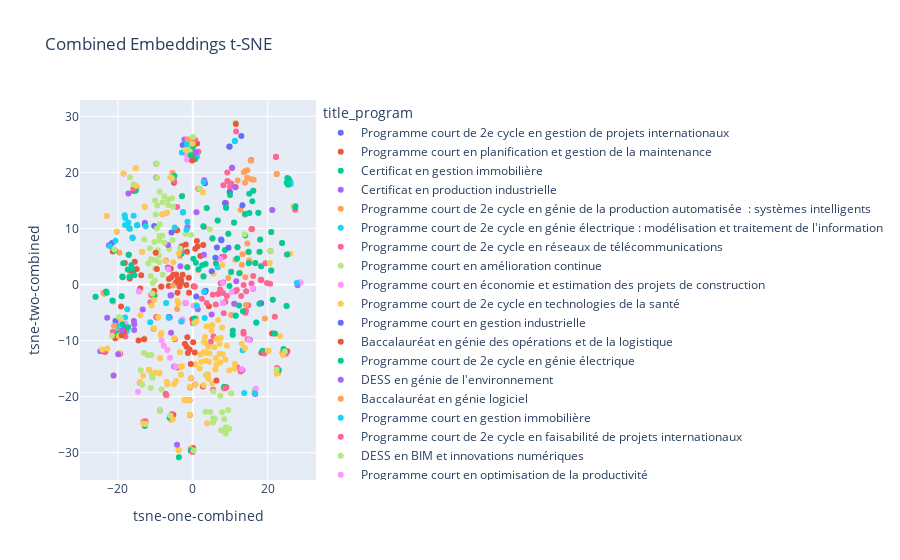

The code cell stored with this chart in its notebook:
### Code cell
tsne = TSNE(n_components=2, perplexity=50, max_iter=1000, random_state=42)
combined_tsne_result = tsne.fit_transform(combined_embeddings)
combined_df['tsne-one-combined'] = combined_tsne_result[:, 0]
combined_df['tsne-two-combined'] = combined_tsne_result[:, 1]

# Plot the program embeddings using t-SNE results
fig = px.scatter(
    combined_df,
    x='tsne-one-combined',
    y='tsne-two-combined',
    color='title_program',
    hover_data=['title_program', 'title_course'],
    title='Combined Embeddings t-SNE'
)
fig.show()
